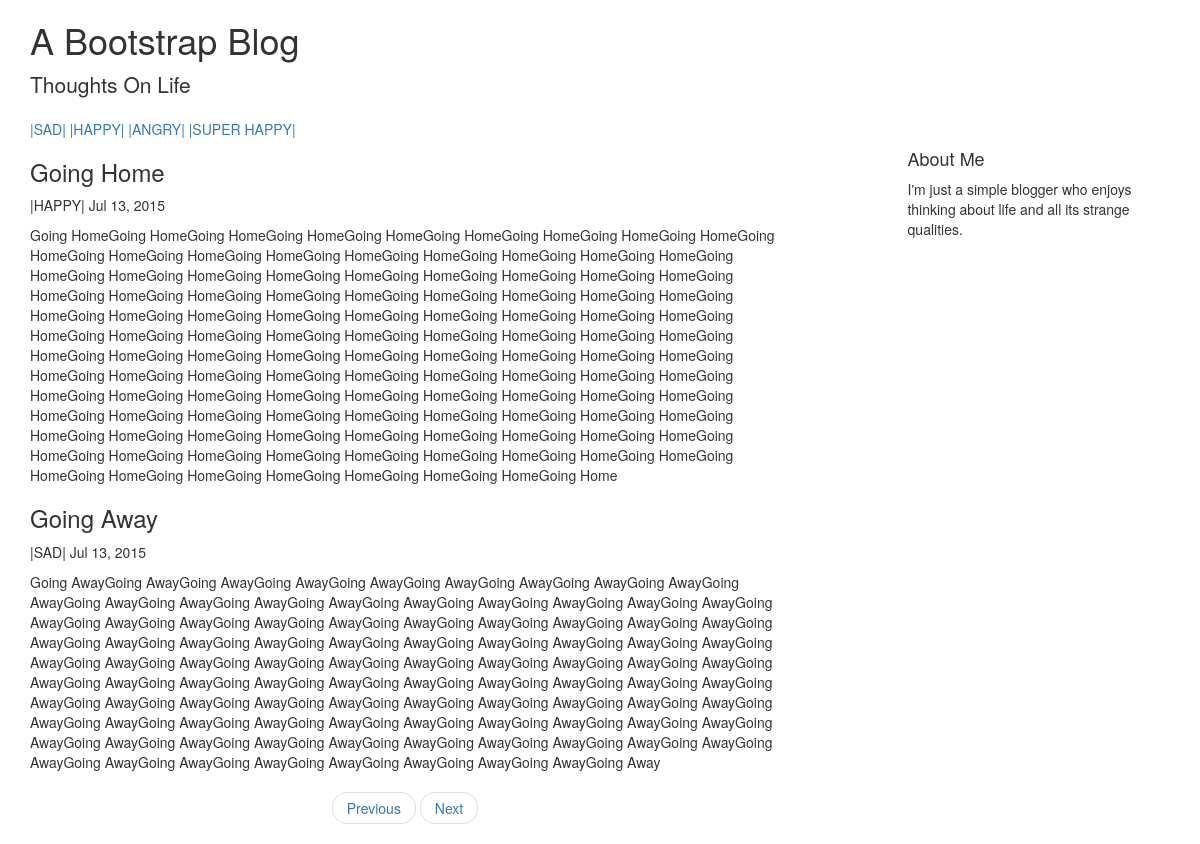
Before: / with the older database file.
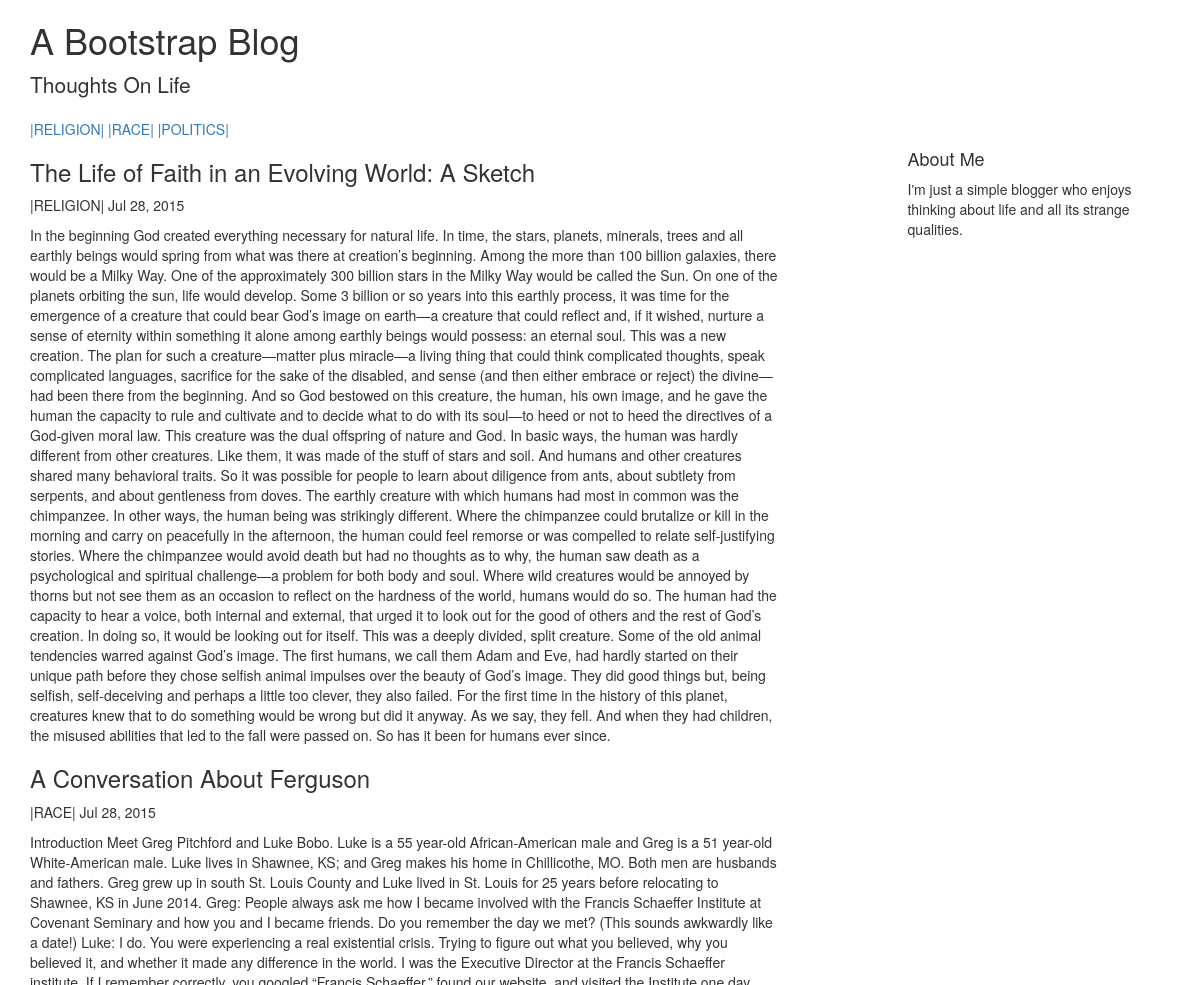
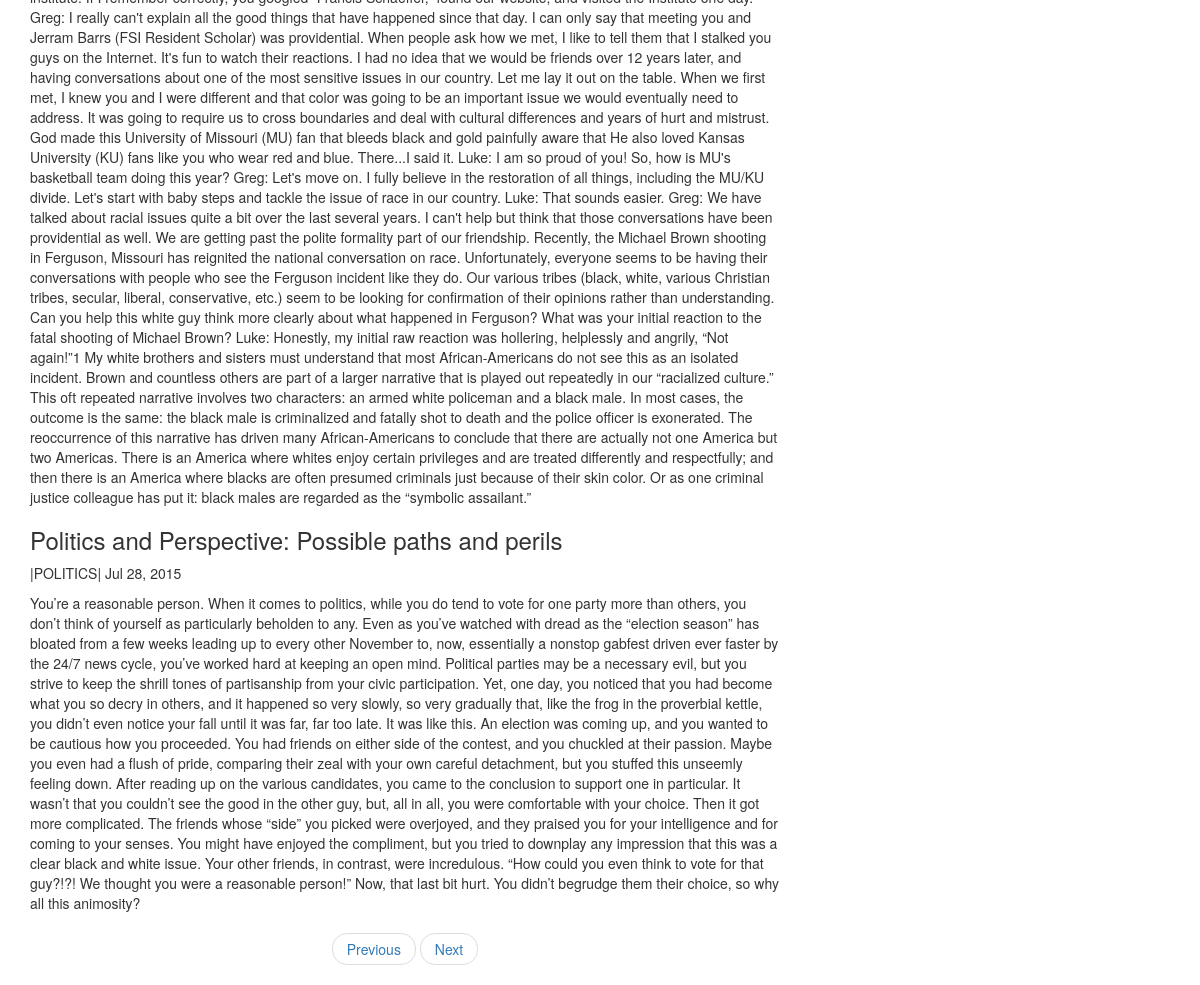
After: the same page with the newer database file (2 pictures, top to bottom).
### blog/models.py (models this page shows, shortened)
class Category(models.Model):
    title = models.CharField(max_length=100, db_index=True)
    slug = AutoSlugField(populate_from='title')
    def __str__(self):
    	return str(self.title)
    @permalink
    def get_absolute_url(self):
        return ('view_blog_category', None, { 'slug': self.slug })

class Blog(models.Model):
    title = models.CharField(max_length=100, unique=True)
    body = models.TextField()
    posted = models.DateField(db_index=True, auto_now_add=True)
    category = models.ForeignKey('blog.Category')
    slug = AutoSlugField(populate_from='title')

### blog/views.py (the view)
# urls.py: url(r'^$', 'blog.views.index', name='index'),
def index(request):
    category = Category.objects.all()
    postcount = {}
    for category in category:
        count = Blog.objects.filter(category=category).count()
        postcount[category.title] = count
    print(postcount)
    context = {
		"categories": Category.objects.all(),
		"posts": Blog.objects.all()[:5],
        "postcount": postcount,
	}
    return render(request, "index.html", context)

### templates/index.html (shortened to what this page needs)
{% extends 'base.html' %}
{% block content %}
 <div class="container">
      <div class="blog-header">
        <h1 class="blog-title">A Bootstrap Blog</h1>
        <p class="lead blog-description">Thoughts On Life</p>
        {% if categories %}
            {% for category in categories %}
                <a href="{{ category.get_absolute_url }}">|{{ category.title|upper }}|</a>
            {% endfor %}
        {% endif %}
      </div>
      <div class="row">
        <div class="col-sm-8 blog-main">
        {%  if posts %}
            {% for post in posts %}
          <div class="blog-post">
            <h3 class="blog-post-title"> {{ post.title }} </h3>
            <p class="blog-post-meta"> |{{  post.category|upper }}| {{ post.posted|date:"M d, Y" }}</p>
            <p>{{ post.body }}</p>
          </div>
            {% endfor %}
        {% else %}
            <p>There are not posts yet!</p>
        {% endif %}
          <nav>
            <ul class="pager">
              <li><a href="#">Previous</a></li>
              <li><a href="#">Next</a></li>
            </ul>
          </nav>
        </div>
        <div class="col-sm-3 col-sm-offset-1 blog-sidebar">
          <div class="sidebar-module sidebar-module-inset">
            <h4>About Me</h4>
            <p>I'm just a simple blogger who enjoys thinking about life and all its strange qualities.</p>
          </div>
      </div>
    </div>
{% endblock %}

### templates/base.html (shortened to what this page needs)
<!DOCTYPE html>
<html lang="en">
  <head>
	<link rel="stylesheet" href="https://maxcdn.bootstrapcdn.com/bootstrap/3.3.5/css/bootstrap.min.css">
	<link rel="stylesheet" href="https://maxcdn.bootstrapcdn.com/bootstrap/3.3.5/css/bootstrap-theme.min.css">
  </head>
  <body>
   {% block content %}
   {% endblock %}
  </body>
</html>

Changed rows visible on the page:
removed Category: title "SAD"
removed Category: title "HAPPY"
removed Category: title "ANGRY"
removed Category: title "SUPER HAPPY"
removed Blog: title "Going Home", category "HAPPY", posted "Jul 13, 2015", body "Going HomeGoing HomeGoing HomeGoing HomeGoing HomeGoing HomeGoing HomeGoing HomeGoing HomeGoing HomeGoing HomeGoing HomeGoing HomeGoing HomeGoing HomeGoing HomeGoing HomeGoing HomeGoing HomeGoing HomeGoing HomeGoing HomeGoing HomeGoing HomeGoing HomeGoing HomeGoing HomeGoing HomeGoing HomeGoing HomeGoing HomeGoing HomeGoing HomeGoing HomeGoing HomeGoing HomeGoing HomeGoing HomeGoing HomeGoing HomeGoing HomeGoing HomeGoing HomeGoing HomeGoing HomeGoing HomeGoing HomeGoing HomeGoing HomeGoing HomeGoing HomeGoing HomeGoing HomeGoing HomeGoing HomeGoing HomeGoing HomeGoing HomeGoing HomeGoing HomeGoing HomeGoing HomeGoing HomeGoing HomeGoing HomeGoing HomeGoing HomeGoing HomeGoing HomeGoing…"
removed Blog: title "Going Away", category "SAD", posted "Jul 13, 2015", body "Going AwayGoing AwayGoing AwayGoing AwayGoing AwayGoing AwayGoing AwayGoing AwayGoing AwayGoing AwayGoing AwayGoing AwayGoing AwayGoing AwayGoing AwayGoing AwayGoing AwayGoing AwayGoing AwayGoing AwayGoing AwayGoing AwayGoing AwayGoing AwayGoing AwayGoing AwayGoing AwayGoing AwayGoing AwayGoing AwayGoing AwayGoing AwayGoing AwayGoing AwayGoing AwayGoing AwayGoing AwayGoing AwayGoing AwayGoing AwayGoing AwayGoing AwayGoing AwayGoing AwayGoing AwayGoing AwayGoing AwayGoing AwayGoing AwayGoing AwayGoing AwayGoing AwayGoing AwayGoing AwayGoing AwayGoing AwayGoing AwayGoing AwayGoing AwayGoing AwayGoing AwayGoing AwayGoing AwayGoing AwayGoing AwayGoing AwayGoing AwayGoing AwayGoing AwayGoing…"
added Category: title "RELIGION"
added Category: title "RACE"
added Category: title "POLITICS"
added Blog: title "The Life of Faith in an Evolving World: A Sketch", category "RELIGION", posted "Jul 28, 2015", body "In the beginning God created everything necessary for natural life. In time, the stars, planets, minerals, trees and all earthly beings would spring from what was there at creation’s beginning. Among the more than 100 billion galaxies, there would be a Milky Way. One of the approximately 300 billion stars in the Milky Way would be called the Sun. On one of the planets orbiting the sun, life would develop. Some 3 billion or so years into this earthly process, it was time for the emergence of a creature that could bear God’s image on earth—a creature that could reflect and, if it wished, nurture a sense of eternity within something it alone among earthly beings would possess: an eternal soul.…"
added Blog: title "A Conversation About Ferguson", category "RACE", posted "Jul 28, 2015", body "Introduction Meet Greg Pitchford and Luke Bobo. Luke is a 55 year-old African-American male and Greg is a 51 year-old White-American male. Luke lives in Shawnee, KS; and Greg makes his home in Chillicothe, MO. Both men are husbands and fathers. Greg grew up in south St. Louis County and Luke lived in St. Louis for 25 years before relocating to Shawnee, KS in June 2014. Greg: People always ask me how I became involved with the Francis Schaeffer Institute at Covenant Seminary and how you and I became friends. Do you remember the day we met? (This sounds awkwardly like a date!) Luke: I do. You were experiencing a real existential crisis. Trying to figure out what you believed, why you believed…"
added Blog: title "Politics and Perspective: Possible paths and perils", category "POLITICS", posted "Jul 28, 2015", body "You’re a reasonable person. When it comes to politics, while you do tend to vote for one party more than others, you don’t think of yourself as particularly beholden to any. Even as you’ve watched with dread as the “election season” has bloated from a few weeks leading up to every other November to, now, essentially a nonstop gabfest driven ever faster by the 24/7 news cycle, you’ve worked hard at keeping an open mind. Political parties may be a necessary evil, but you strive to keep the shrill tones of partisanship from your civic participation. Yet, one day, you noticed that you had become what you so decry in others, and it happened so very slowly, so very gradually that, like the frog…"
